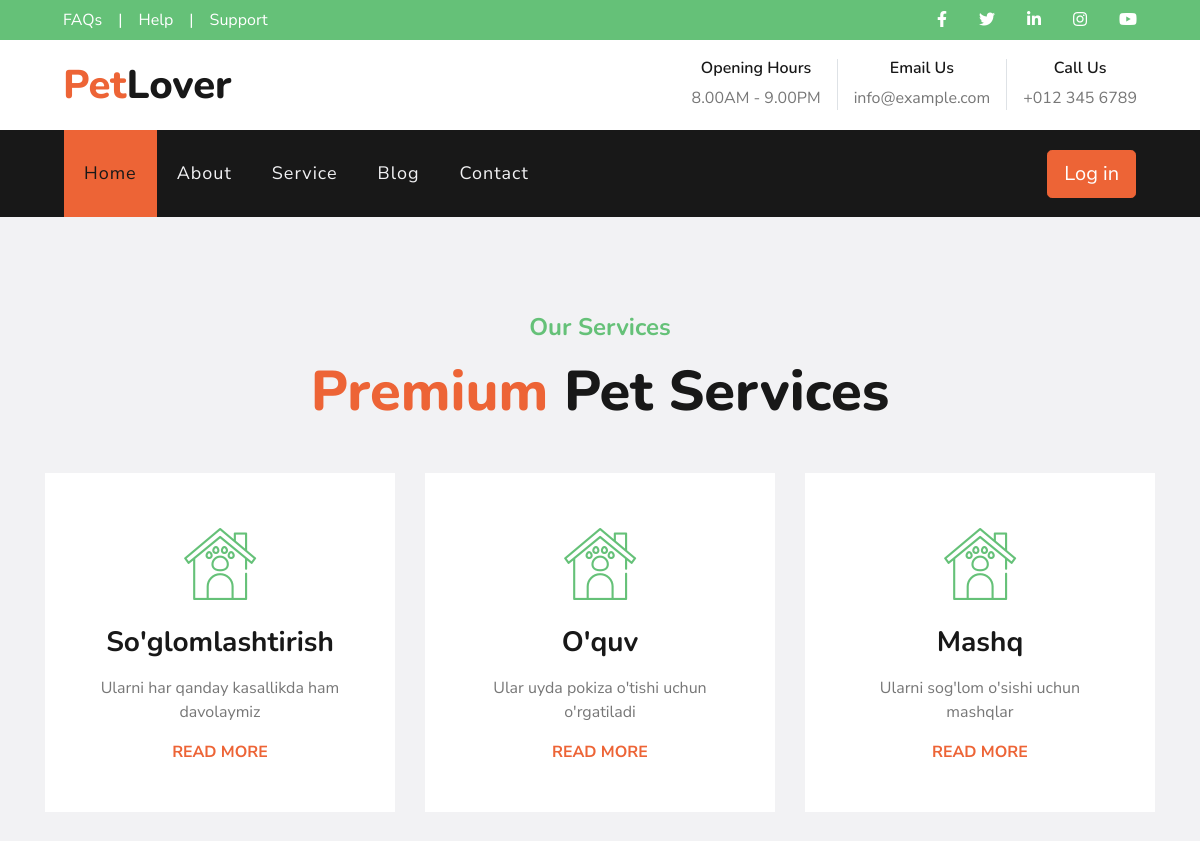
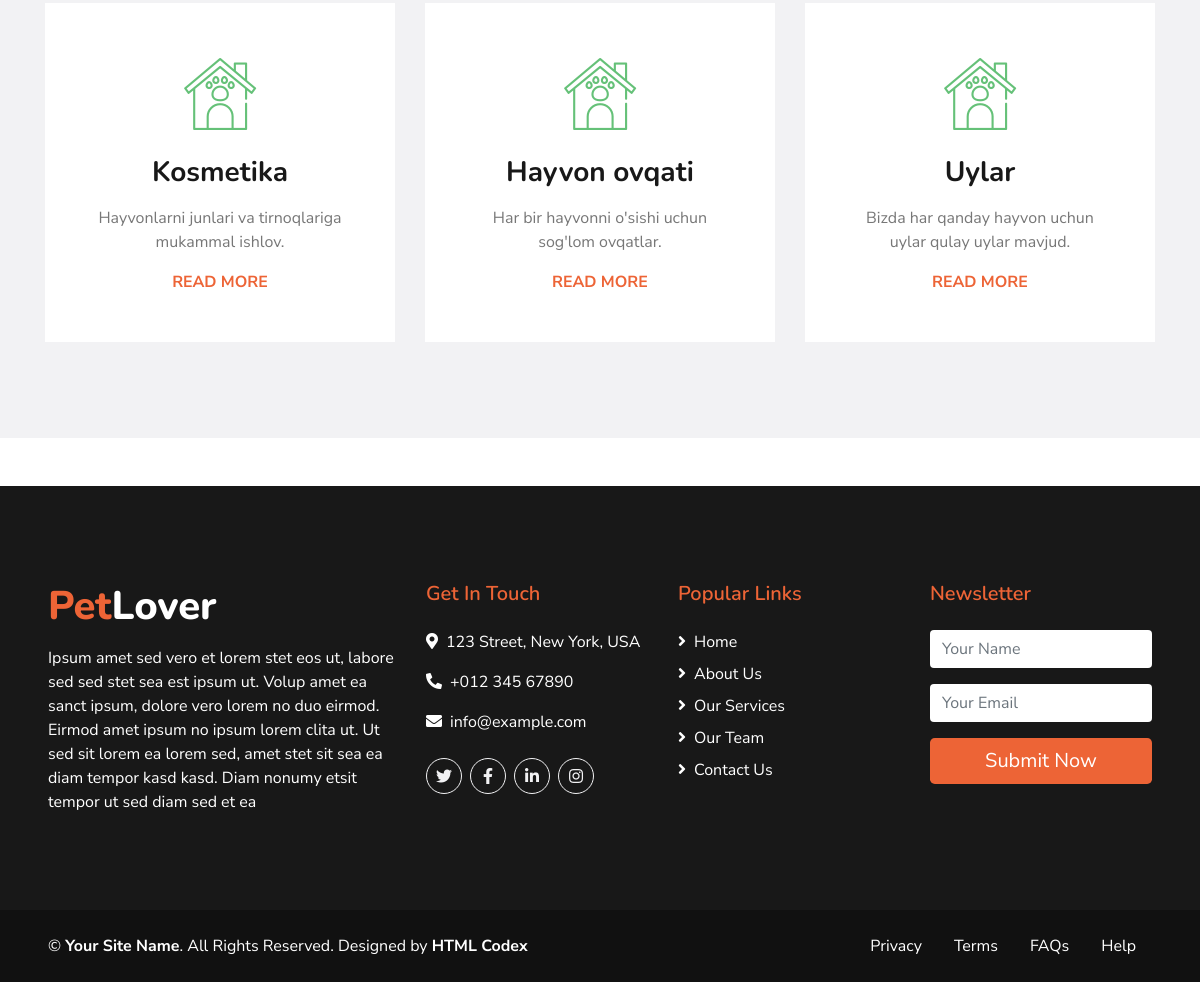
The app's page /service/ with its own data (2 pictures, top to bottom).
### main/models.py (models this page shows)
class Service(models.Model):
    title = models.CharField(max_length=25)
    description = models.CharField(max_length=155)

### main/views.py (the view)
# urls.py: path('service/', service_view, name="service_url"),
def service_view(request):
    context = {
        'service':Service.objects.all().order_by('-id')[:6]
    }
    return render(request, 'service.html', context)

### template/service.html
{% extends 'base.html' %}
{% block content %}
{% load static %}
    <div class="container-fluid bg-light pt-5">
        <div class="container py-5">
            <div class="d-flex flex-column text-center mb-5">
                <h4 class="text-secondary mb-3">Our Services</h4>
                <h1 class="display-4 m-0"><span class="text-primary">Premium</span> Pet Services</h1>
            </div>
            <div class="row pb-3">
                {% for i in service %}
                <div class="col-md-6 col-lg-4 mb-4">
                    <div class="d-flex flex-column text-center bg-white mb-2 p-3 p-sm-5">
                        <h3 class="flaticon-house display-3 font-weight-normal text-secondary mb-3"></h3>
                        <h3 class="mb-3">{{ i.title }}</h3>
                        <p>{{ i.description }}</p>
                        <a class="text-uppercase font-weight-bold" href="">Read More</a>
                    </div>
                </div>
                {% endfor %}
            </div>
        </div>
    </div>
{% endblock %}

### records on screen
Service: title "So'glomlashtirish", description "Ularni har qanday kasallikda ham davolaymiz"
Service: title "O'quv", description "Ular uyda pokiza o'tishi uchun o'rgatiladi"
Service: title "Mashq", description "Ularni sog'lom o'sishi uchun mashqlar"
Service: title "Kosmetika", description "Hayvonlarni junlari va tirnoqlariga mukammal ishlov."
Service: title "Hayvon ovqati", description "Har bir hayvonni o'sishi uchun sog'lom ovqatlar."
Service: title "Uylar", description "Bizda har qanday hayvon uchun uylar qulay uylar mavjud."
